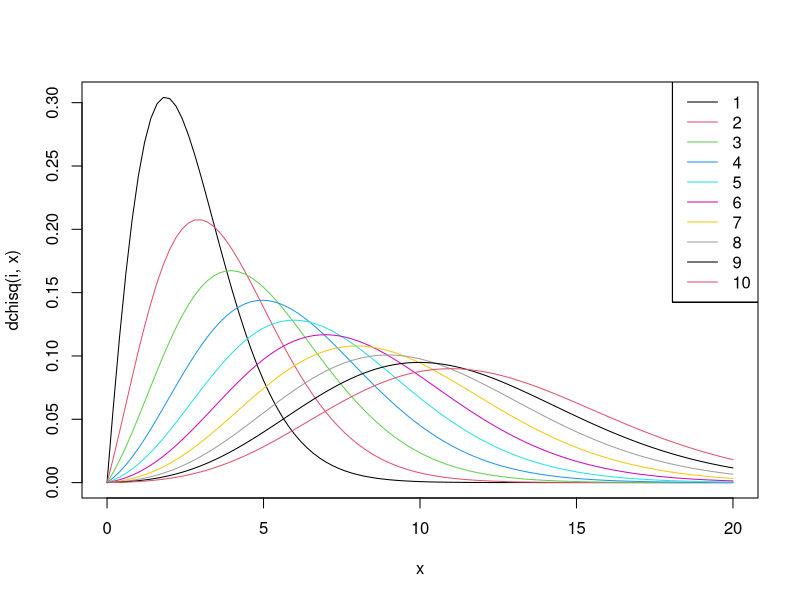

Source code (R):
# Clear environment
rm(list = ls())

# Chapter1 e.g.21
i <- 1
curve(dchisq(i, x), 0, 20, col = i)
for(i in 2:10) {
  curve(dchisq(i, x), 0, 20, col = i, add = TRUE, ann = FALSE)
  legend("topright", legend = 1:10, lty = 1, col = 1:10)
}
